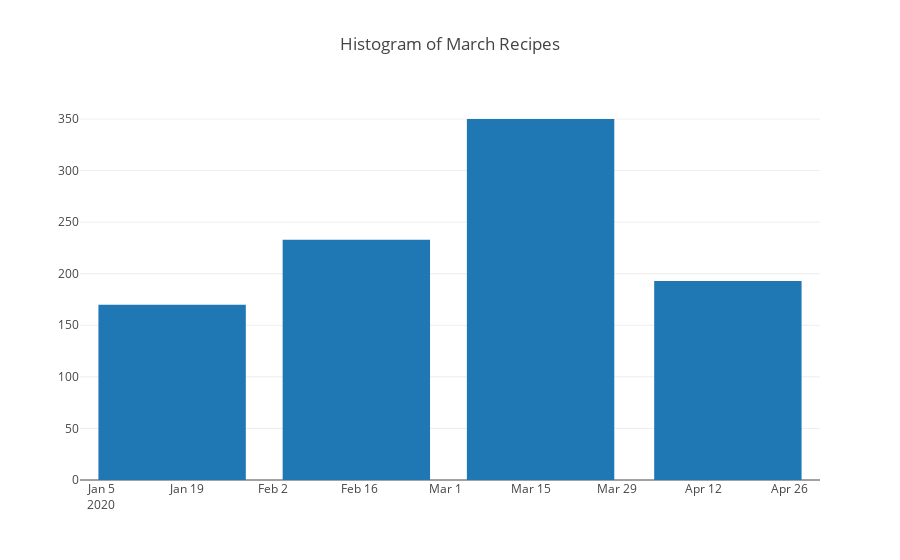

The code cell stored with this chart in its notebook:
### Code cell
import plotly
plotly.offline.init_notebook_mode(connected=True)
from plotly.graph_objs import Figure, Histogram, Layout

min_ = df_2020['published'].min()
max_ = df_2020['published'].max()

data = [Histogram(x=df_2020['published'], 
                  xbins=dict(start=min_,
                             end=max_))]
                             #size=(max_-min_)/2))]
layout = Layout(title="Histogram of March Recipes",
                bargap=0.20)
fig = Figure(data=data, layout=layout)

plotly.offline.iplot(fig, show_link=False, image_width=600, image_height=400)

### Figure 1 — Plotly figure (JSON) as saved in the notebook; plotly's stock layout.template omitted (floating-point values rounded to 4 significant figures; data arrays with more than 128 entries replaced by an {"elided": "..."} marker saying what was removed)
{"data": [{"type": "histogram", "x": {"elided": "1205 str values"}, "xbins": {"end": "2020-05-01", "start": "2020-01-01"}}], "layout": {"bargap": 0.2, "title": "Histogram of March Recipes"}}
